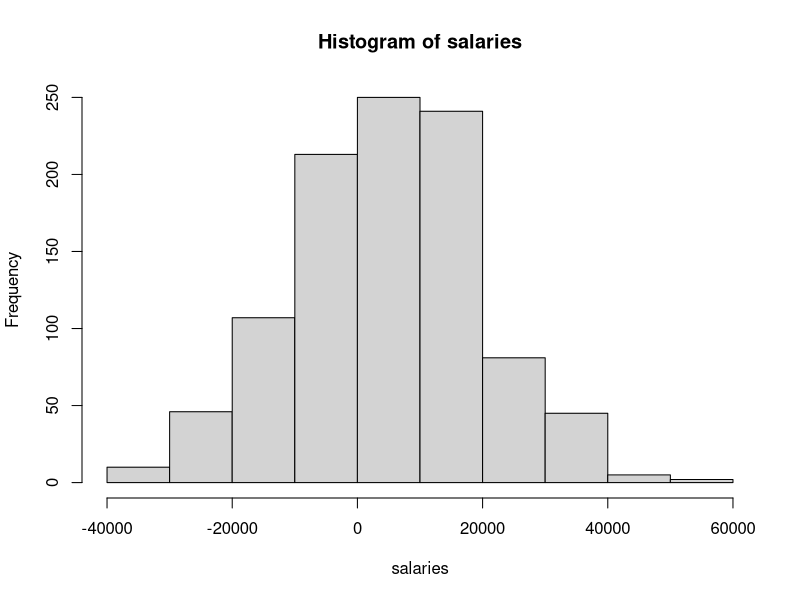

This figure's R source: (Note: this script raises an error after producing the figure.)
## ---- chunk 1
(1 - pnorm(57.5,50,6))

pnorm(50.45,50,6)

pnorm(52.4,50,6)*(1 - pnorm(59.4,50,6))

## ---- chunk 2
set.seed(12345)
salaries <- rnorm(1000,4000,15000)
hist(salaries)
## ---- chunk 3


## ---- chunk 4
hist(drugCoverage$Year,  seq(ISOdate(1970, 1, 1), ISOdate(2010, 1, 1), "1 years"))
## ---- chunk 5
t <- seq(-5,5)
d1 <-dnorm(t,0,.4)
d2 <-dnorm(t,0,3)
d3 <-dnorm(t,3,3)
d4 <-dnorm(t,3,.4)
d5 <-dnorm(t,-2,5)
d6 <-dnorm(t,-2, 14)
plot(t,d1)
plot(t,d2)
plot(t,d3)
plot(t,d4)
plot(t,d5)
plot(t,d6)
lines(t,d1,col="black")
lines(t,d2,col="yellow")
lines(t,d3,col="blue")
lines(t,d4,col="red")
lines(t,d5,col="orange")
lines(t,d6,col="green")
